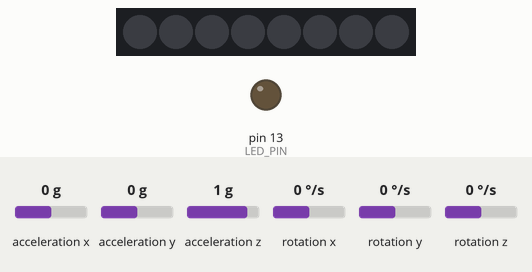
Recording of a sketch running on a simulated Arduino Uno, built with avr-gcc and run on an emulated ATmega328P. On the bench: 8 RGB LEDs in strip order, left to right, output pins drawn as LEDs (lit = HIGH). Inputs (shaded band) come from the test bench; at power-on: acceleration x 0 g, acceleration y 0 g, acceleration z 1 g, rotation x 0 °/s, rotation y 0 °/s, rotation z 0 °/s. What the sketch prints to the serial monitor is not drawn.

Above: at 0.1 s.
At 39.11 s:
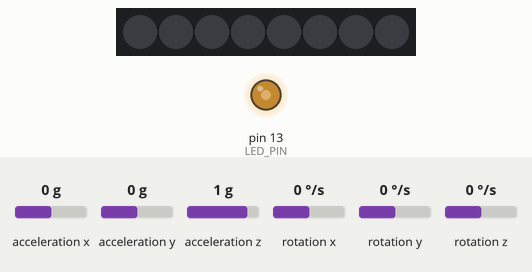
Timing chart, 0 to 40.0 s (numbered marks = the images above):
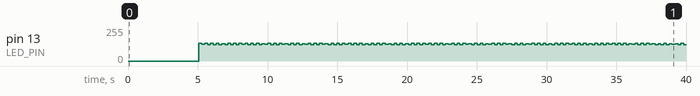

The sketch:

hackingSession2Accel.ino
```cpp
// I2C device class (I2Cdev) demonstration Arduino sketch for MPU9150
// 1/4/2013 original by Jeff Rowberg <jeff@rowberg.net> at https://github.com/jrowberg/i2cdevlib
//          modified by Aaron Weiss <aaron@sparkfun.com>
//
// Changelog:
//     2011-10-07 - initial release
//     2013-1-4 - added raw magnetometer output

/* ============================================
I2Cdev device library code is placed under the MIT license

Permission is hereby granted, free of charge, to any person obtaining a copy
of this software and associated documentation files (the "Software"), to deal
in the Software without restriction, including without limitation the rights
to use, copy, modify, merge, publish, distribute, sublicense, and/or sell
copies of the Software, and to permit persons to whom the Software is
furnished to do so, subject to the following conditions:

The above copyright notice and this permission notice shall be included in
all copies or substantial portions of the Software.

THE SOFTWARE IS PROVIDED "AS IS", WITHOUT WARRANTY OF ANY KIND, EXPRESS OR
IMPLIED, INCLUDING BUT NOT LIMITED TO THE WARRANTIES OF MERCHANTABILITY,
FITNESS FOR A PARTICULAR PURPOSE AND NONINFRINGEMENT. IN NO EVENT SHALL THE
AUTHORS OR COPYRIGHT HOLDERS BE LIABLE FOR ANY CLAIM, DAMAGES OR OTHER
LIABILITY, WHETHER IN AN ACTION OF CONTRACT, TORT OR OTHERWISE, ARISING FROM,
OUT OF OR IN CONNECTION WITH THE SOFTWARE OR THE USE OR OTHER DEALINGS IN
THE SOFTWARE.
===============================================
*/

// Arduino Wire library is required if I2Cdev I2CDEV_ARDUINO_WIRE implementation
// is used in I2Cdev.h
#include "Wire.h"


#include <Adafruit_NeoPixel.h>
#define PIN            6
#define NUMPIXELS      8
Adafruit_NeoPixel strip = Adafruit_NeoPixel(NUMPIXELS, PIN, NEO_GRB + NEO_KHZ800);

// I2Cdev and MPU6050 must be installed as libraries, or else the .cpp/.h files
// for both classes must be in the include path of your project
#include "I2Cdev.h"
#include "MPU6050.h"

// class default I2C address is 0x68
// specific I2C addresses may be passed as a parameter here
// AD0 low = 0x68 (default for InvenSense evaluation board)
// AD0 high = 0x69
MPU6050 accelgyro;

int16_t ax, ay, az;
int16_t gx, gy, gz;
int16_t mx, my, mz;

#define LED_PIN 13
bool blinkState = false;

//////////////
//////////////   Calibration Ints
//////////////

int axFuzzMax = -2000;
int axFuzzMin = 2000;
int axScaler = 30;

int ayFuzzMax = -2000;
int ayFuzzMin = 2000;
int ayScaler = 25;

int azFuzzMax = -20000;
int azFuzzMin = 20000;
int azScaler = 50;

int colorHoldTime = 0;


//////////////
//////////////
//////////////

//////////////
//////////////   Multigraph support
//////////////

char separator[] = " | ";

//////////////
//////////////
//////////////


void setup() {
    // join I2C bus (I2Cdev library doesn't do this automatically)
    Wire.begin();
    strip.begin();
    // initialize serial communication
    // (38400 chosen because it works as well at 8MHz as it does at 16MHz, but
    // it's really up to you depending on your project)
    Serial.begin(115200);

    // initialize device
    //Serial.println("Initializing I2C devices...");
    accelgyro.initialize();

    // verify connection
    //Serial.println("Testing device connections...");
    //Serial.println(accelgyro.testConnection() ? "MPU6050 connection successful" : "MPU6050 connection failed");

    // configure Arduino LED for
    pinMode(LED_PIN, OUTPUT);
}

void loop() {
    while(millis() < 5000){
        accelgyro.getAcceleration(&ax, &ay, &az);

        //Set ax Fuzz
        if (ax < axFuzzMin){
          axFuzzMin = ax;
        }else if (ax > axFuzzMax){
          axFuzzMax = ax;
        }

        //Set ay Fuzz
        if (ay < ayFuzzMin){
          ayFuzzMin = ay;
        }else if (ay > ayFuzzMax){
          ayFuzzMax = ay;
        }

        //Set az Fuzz
        if (az < azFuzzMin){
          azFuzzMin = az;
        }else if (az > azFuzzMax){
          azFuzzMax = az;
        }
    }

    // read raw accel/gyro measurements from device
    //accelgyro.getMotion9(&ax, &ay, &az, &gx, &gy, &gz, &mx, &my, &mz);

    // these methods (and a few others) are also available
    accelgyro.getAcceleration(&ax, &ay, &az);
    //accelgyro.getRotation(&gx, &gy, &gz);

    // display tab-separated accel/gyro x/y/z values
    //Serial.print("a/g/m:\t");


    Serial.print("Accel X"); //Label for the sensor
    Serial.print(":"); //Seperator between values
    if (millis() > colorHoldTime){
      Serial.print(0);

        for (int i = 0; i < NUMPIXELS; i++){
          strip.setPixelColor(i, strip.Color(0,0,0)); // Moderately bright green color.
          strip.show(); // This sends the updated pixel color to the hardware.

      }
    }if (ax > axFuzzMax + 1000){
      Serial.print((ax - axFuzzMax) / axScaler);

        for (int i = 4; i < NUMPIXELS; i++){
          strip.setPixelColor(i, strip.Color(0,150,150)); // Moderately bright green color.
          strip.show(); // This sends the updated pixel color to the hardware.

      }
      colorHoldTime = millis() + 500;
    } else if (ax < axFuzzMin - 1000) {
      Serial.print((ax + axFuzzMin) / axScaler);

      for (int i = 3; i >= 0; i--){
         strip.setPixelColor(i, strip.Color(150,0,150));
         strip.show();

      }
      colorHoldTime = millis() + 500;
    }
    Serial.print(separator);//Separate different readings

    Serial.print("Accel Y"); //Label for the sensor
    Serial.print(":"); //Seperator between values
    if (ay < ayFuzzMax && ay > ayFuzzMin){
      Serial.print(0);
    } else if (ay > ayFuzzMax){
      Serial.print((ay - ayFuzzMax) / ayScaler);
    } else {
      Serial.print((ay + ayFuzzMin) / ayScaler);
    }
    Serial.print(separator);//Separate different readings

     Serial.print("Accel Z"); //Label for the sensor
    Serial.print(":"); //Seperator between values
    if (az < azFuzzMax && az > azFuzzMin){
      Serial.print(0);
    } else if (az > azFuzzMax){
      Serial.print((az - azFuzzMax) / azScaler);
    } else {
      Serial.print((az - azFuzzMin) / azScaler);
    }

Serial.println();
    // blink LED to indicate activity
    blinkState = !blinkState;
    digitalWrite(LED_PIN, blinkState);


}
```

Measured:
- by itself, pin 13 (LED_PIN): 0/255 → 132/255 at 5.1 s, → 125/255 0.20 s later, → 132/255 0.24 s later, → 123/255 0.20 s later, … (170 changes in this stretch)
